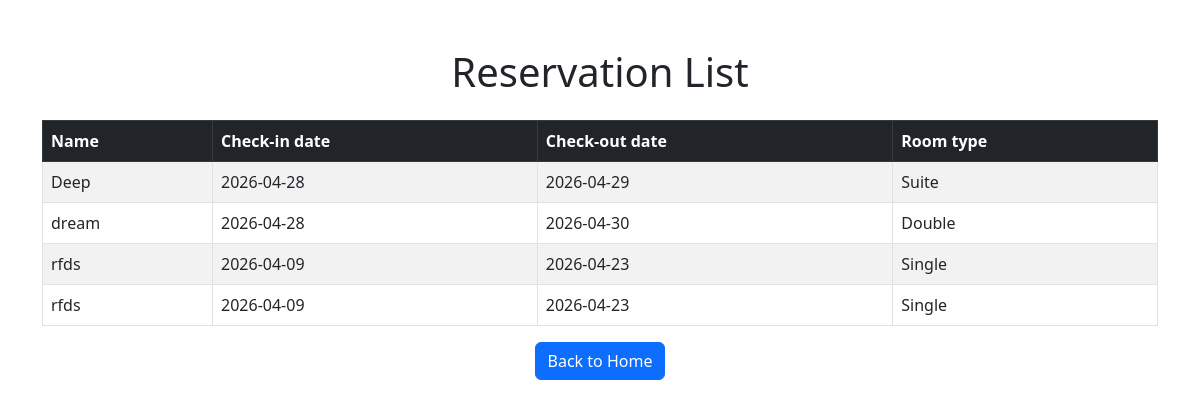
Page /manager on the earlier database version.
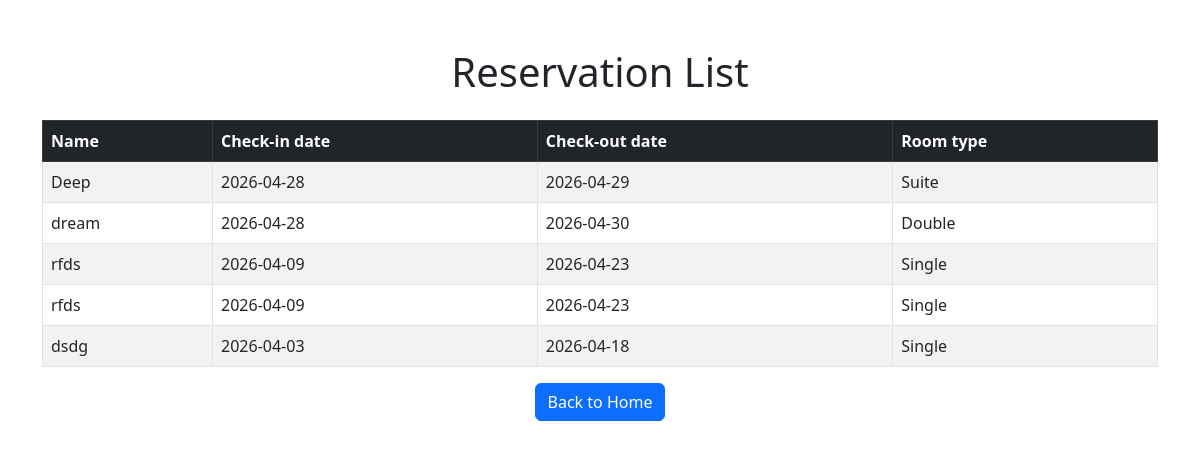
Same page on the later database version.
### tables this page shows
CREATE TABLE reservations
                 (id INTEGER PRIMARY KEY AUTOINCREMENT,
                  name TEXT NOT NULL,
                  checkin TEXT NOT NULL,
                  checkout TEXT NOT NULL,
                  room_type TEXT NOT NULL);

### app.py (the view)
@app.route('/manager')
def manager():
    conn = sqlite3.connect('hotel.db')
    c = conn.cursor()
    c.execute('SELECT * FROM reservations')
    reservations = c.fetchall()
    conn.close()
    return render_template('manager.html', reservations=reservations)

### templates/manager.html (shortened to what this page needs)
<!DOCTYPE html>
<html>
<head>
    <link rel="stylesheet" href="{{ url_for('static', filename='style.css') }}">
    <link rel="stylesheet" href="https://cdn.jsdelivr.net/npm/bootstrap@5.3.0/dist/css/bootstrap.min.css">
</head>
<body>
<div class="container mt-5">
    <h1 class="text-center mb-4">Reservation List</h1>
    <table class="table table-bordered table-striped">
        <thead class="table-dark">
            <tr>
                <th>Name</th>
                <th>Check-in date</th>
                <th>Check-out date</th>
                <th>Room type</th>
            </tr>
        </thead>
        <tbody>
            {% for r in reservations %}
            <tr>
                <td>{{ r[1] }}</td>
                <td>{{ r[2] }}</td>
                <td>{{ r[3] }}</td>
                <td>{{ r[4] }}</td>
            </tr>
            {% endfor %}
        </tbody>
    </table>
    <div class="text-center mt-3">
        <a href="/" class="btn btn-primary">Back to Home</a>
    </div>
</div>
</body>
</html>

### static/style.css (style rules this page uses)
body { background-color: #f8f9fa; }
h1 { color: #333; }
.btn-primary { background-color: #0000ff; border: none; border-radius: 20px; }

Differences in the rows shown:
added reservations: name "dsdg", checkin "2026-04-03", checkout "2026-04-18", room_type "Single"
